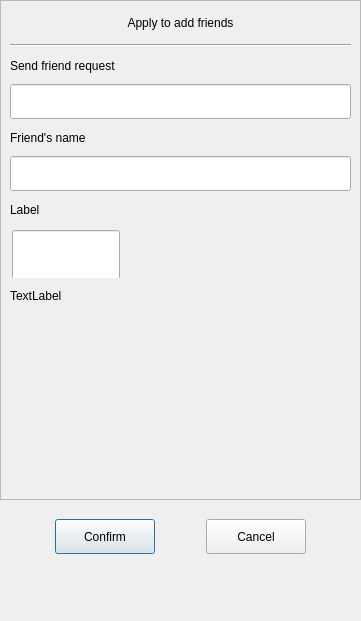
<?xml version="1.0" encoding="UTF-8"?>
<ui version="4.0">
 <class>ApplyFriend</class>
 <widget class="QDialog" name="ApplyFriend">
  <property name="geometry">
   <rect>
    <x>0</x>
    <y>0</y>
    <width>361</width>
    <height>621</height>
   </rect>
  </property>
  <property name="minimumSize">
   <size>
    <width>361</width>
    <height>621</height>
   </size>
  </property>
  <property name="maximumSize">
   <size>
    <width>361</width>
    <height>621</height>
   </size>
  </property>
  <property name="windowTitle">
   <string>Dialog</string>
  </property>
  <layout class="QVBoxLayout" name="verticalLayout">
   <property name="spacing">
    <number>0</number>
   </property>
   <property name="leftMargin">
    <number>0</number>
   </property>
   <property name="topMargin">
    <number>0</number>
   </property>
   <property name="rightMargin">
    <number>0</number>
   </property>
   <property name="bottomMargin">
    <number>0</number>
   </property>
   <item>
    <widget class="QScrollArea" name="scrollArea">
     <property name="minimumSize">
      <size>
       <width>0</width>
       <height>500</height>
      </size>
     </property>
     <property name="widgetResizable">
      <bool>true</bool>
     </property>
     <widget class="QWidget" name="scrollcontent">
      <property name="geometry">
       <rect>
        <x>0</x>
        <y>0</y>
        <width>359</width>
        <height>498</height>
       </rect>
      </property>
      <layout class="QVBoxLayout" name="verticalLayout_6">
       <property name="spacing">
        <number>0</number>
       </property>
       <property name="leftMargin">
        <number>0</number>
       </property>
       <property name="rightMargin">
        <number>0</number>
       </property>
       <item>
        <widget class="QLabel" name="apply_lb">
         <property name="minimumSize">
          <size>
           <width>0</width>
           <height>25</height>
          </size>
         </property>
         <property name="maximumSize">
          <size>
           <width>16777215</width>
           <height>25</height>
          </size>
         </property>
         <property name="text">
          <string>Apply to add friends</string>
         </property>
         <property name="alignment">
          <set>Qt::AlignCenter</set>
         </property>
        </widget>
       </item>
       <item>
        <widget class="QWidget" name="apply_wid" native="true">
         <layout class="QVBoxLayout" name="verticalLayout_2">
          <item>
           <widget class="Line" name="h_line">
            <property name="orientation">
             <enum>Qt::Horizontal</enum>
            </property>
           </widget>
          </item>
          <item>
           <widget class="QLabel" name="label">
            <property name="minimumSize">
             <size>
              <width>0</width>
              <height>25</height>
             </size>
            </property>
            <property name="maximumSize">
             <size>
              <width>16777215</width>
              <height>25</height>
             </size>
            </property>
            <property name="text">
             <string>Send friend request</string>
            </property>
           </widget>
          </item>
          <item>
           <widget class="CustomizeEdit" name="name_ed">
            <property name="minimumSize">
             <size>
              <width>0</width>
              <height>35</height>
             </size>
            </property>
            <property name="maximumSize">
             <size>
              <width>16777215</width>
              <height>35</height>
             </size>
            </property>
           </widget>
          </item>
          <item>
           <widget class="QLabel" name="label_2">
            <property name="minimumSize">
             <size>
              <width>0</width>
              <height>25</height>
             </size>
            </property>
            <property name="maximumSize">
             <size>
              <width>16777215</width>
              <height>25</height>
             </size>
            </property>
            <property name="text">
             <string>Friend's name</string>
            </property>
           </widget>
          </item>
          <item>
           <widget class="CustomizeEdit" name="back_ed">
            <property name="minimumSize">
             <size>
              <width>0</width>
              <height>35</height>
             </size>
            </property>
            <property name="maximumSize">
             <size>
              <width>16777215</width>
              <height>35</height>
             </size>
            </property>
           </widget>
          </item>
          <item>
           <widget class="QLabel" name="label_3">
            <property name="minimumSize">
             <size>
              <width>0</width>
              <height>25</height>
             </size>
            </property>
            <property name="maximumSize">
             <size>
              <width>16777215</width>
              <height>25</height>
             </size>
            </property>
            <property name="text">
             <string>Label</string>
            </property>
           </widget>
          </item>
          <item>
           <widget class="QWidget" name="lb_group_wid" native="true">
            <property name="minimumSize">
             <size>
              <width>0</width>
              <height>50</height>
             </size>
            </property>
            <layout class="QVBoxLayout" name="verticalLayout_4">
             <property name="spacing">
              <number>0</number>
             </property>
             <property name="leftMargin">
              <number>0</number>
             </property>
             <property name="topMargin">
              <number>0</number>
             </property>
             <property name="rightMargin">
              <number>0</number>
             </property>
             <property name="bottomMargin">
              <number>0</number>
             </property>
             <item>
              <widget class="QWidget" name="gridWidget" native="true">
               <property name="minimumSize">
                <size>
                 <width>0</width>
                 <height>50</height>
                </size>
               </property>
               <property name="maximumSize">
                <size>
                 <width>16777215</width>
                 <height>16777215</height>
                </size>
               </property>
               <widget class="CustomizeEdit" name="lb_ed">
                <property name="geometry">
                 <rect>
                  <x>2</x>
                  <y>2</y>
                  <width>108</width>
                  <height>50</height>
                 </rect>
                </property>
                <property name="minimumSize">
                 <size>
                  <width>0</width>
                  <height>40</height>
                 </size>
                </property>
                <property name="maximumSize">
                 <size>
                  <width>16777215</width>
                  <height>16777215</height>
                 </size>
                </property>
               </widget>
              </widget>
             </item>
             <item>
              <widget class="QWidget" name="input_tip_wid" native="true">
               <property name="minimumSize">
                <size>
                 <width>0</width>
                 <height>35</height>
                </size>
               </property>
               <layout class="QVBoxLayout" name="verticalLayout_5">
                <property name="spacing">
                 <number>0</number>
                </property>
                <property name="leftMargin">
                 <number>0</number>
                </property>
                <property name="topMargin">
                 <number>0</number>
                </property>
                <property name="rightMargin">
                 <number>0</number>
                </property>
                <property name="bottomMargin">
                 <number>0</number>
                </property>
                <item>
                 <widget class="ClickedOnceLabel" name="tip_lb">
                  <property name="text">
                   <string>TextLabel</string>
                  </property>
                  <property name="alignment">
                   <set>Qt::AlignLeading|Qt::AlignLeft|Qt::AlignVCenter</set>
                  </property>
                 </widget>
                </item>
               </layout>
              </widget>
             </item>
            </layout>
           </widget>
          </item>
          <item>
           <widget class="QWidget" name="widget" native="true">
            <property name="minimumSize">
             <size>
              <width>0</width>
              <height>60</height>
             </size>
            </property>
            <property name="maximumSize">
             <size>
              <width>16777215</width>
              <height>16777215</height>
             </size>
            </property>
            <layout class="QHBoxLayout" name="horizontalLayout">
             <property name="leftMargin">
              <number>0</number>
             </property>
             <property name="topMargin">
              <number>0</number>
             </property>
             <property name="rightMargin">
              <number>0</number>
             </property>
             <property name="bottomMargin">
              <number>0</number>
             </property>
             <item>
              <widget class="QWidget" name="lb_list" native="true">
               <property name="minimumSize">
                <size>
                 <width>287</width>
                 <height>50</height>
                </size>
               </property>
               <property name="maximumSize">
                <size>
                 <width>287</width>
                 <height>16777215</height>
                </size>
               </property>
              </widget>
             </item>
             <item>
              <widget class="QWidget" name="more_lb_wid" native="true">
               <property name="minimumSize">
                <size>
                 <width>30</width>
                 <height>0</height>
                </size>
               </property>
               <property name="maximumSize">
                <size>
                 <width>30</width>
                 <height>16777215</height>
                </size>
               </property>
               <layout class="QVBoxLayout" name="verticalLayout_3">
                <property name="leftMargin">
                 <number>2</number>
                </property>
                <property name="topMargin">
                 <number>2</number>
                </property>
                <property name="rightMargin">
                 <number>2</number>
                </property>
                <property name="bottomMargin">
                 <number>2</number>
                </property>
                <item>
                 <spacer name="verticalSpacer_2">
                  <property name="orientation">
                   <enum>Qt::Vertical</enum>
                  </property>
                  <property name="sizeHint" stdset="0">
                   <size>
                    <width>20</width>
                    <height>40</height>
                   </size>
                  </property>
                 </spacer>
                </item>
                <item>
                 <widget class="ClickedOnceLabel" name="more_lb">
                  <property name="minimumSize">
                   <size>
                    <width>25</width>
                    <height>25</height>
                   </size>
                  </property>
                  <property name="maximumSize">
                   <size>
                    <width>25</width>
                    <height>25</height>
                   </size>
                  </property>
                  <property name="text">
                   <string/>
                  </property>
                 </widget>
                </item>
                <item>
                 <spacer name="verticalSpacer_4">
                  <property name="orientation">
                   <enum>Qt::Vertical</enum>
                  </property>
                  <property name="sizeType">
                   <enum>QSizePolicy::Fixed</enum>
                  </property>
                  <property name="sizeHint" stdset="0">
                   <size>
                    <width>20</width>
                    <height>60</height>
                   </size>
                  </property>
                 </spacer>
                </item>
               </layout>
              </widget>
             </item>
            </layout>
           </widget>
          </item>
         </layout>
        </widget>
       </item>
      </layout>
     </widget>
    </widget>
   </item>
   <item>
    <spacer name="verticalSpacer_3">
     <property name="orientation">
      <enum>Qt::Vertical</enum>
     </property>
     <property name="sizeType">
      <enum>QSizePolicy::Fixed</enum>
     </property>
     <property name="sizeHint" stdset="0">
      <size>
       <width>20</width>
       <height>10</height>
      </size>
     </property>
    </spacer>
   </item>
   <item>
    <widget class="QWidget" name="apply_sure_wid" native="true">
     <property name="minimumSize">
      <size>
       <width>0</width>
       <height>50</height>
      </size>
     </property>
     <layout class="QHBoxLayout" name="horizontalLayout_2">
      <item>
       <spacer name="horizontalSpacer">
        <property name="orientation">
         <enum>Qt::Horizontal</enum>
        </property>
        <property name="sizeHint" stdset="0">
         <size>
          <width>39</width>
          <height>20</height>
         </size>
        </property>
       </spacer>
      </item>
      <item>
       <widget class="ClickedBtn" name="sure_btn">
        <property name="minimumSize">
         <size>
          <width>100</width>
          <height>35</height>
         </size>
        </property>
        <property name="maximumSize">
         <size>
          <width>100</width>
          <height>35</height>
         </size>
        </property>
        <property name="text">
         <string>Confirm</string>
        </property>
       </widget>
      </item>
      <item>
       <spacer name="horizontalSpacer_3">
        <property name="orientation">
         <enum>Qt::Horizontal</enum>
        </property>
        <property name="sizeHint" stdset="0">
         <size>
          <width>40</width>
          <height>20</height>
         </size>
        </property>
       </spacer>
      </item>
      <item>
       <widget class="ClickedBtn" name="cancel_btn">
        <property name="minimumSize">
         <size>
          <width>100</width>
          <height>35</height>
         </size>
        </property>
        <property name="maximumSize">
         <size>
          <width>16777215</width>
          <height>35</height>
         </size>
        </property>
        <property name="text">
         <string>Cancel</string>
        </property>
       </widget>
      </item>
      <item>
       <spacer name="horizontalSpacer_2">
        <property name="orientation">
         <enum>Qt::Horizontal</enum>
        </property>
        <property name="sizeHint" stdset="0">
         <size>
          <width>40</width>
          <height>20</height>
         </size>
        </property>
       </spacer>
      </item>
     </layout>
    </widget>
   </item>
   <item>
    <spacer name="verticalSpacer">
     <property name="orientation">
      <enum>Qt::Vertical</enum>
     </property>
     <property name="sizeHint" stdset="0">
      <size>
       <width>20</width>
       <height>40</height>
      </size>
     </property>
    </spacer>
   </item>
  </layout>
 </widget>
 <customwidgets>
  <customwidget>
   <class>CustomizeEdit</class>
   <extends>QLineEdit</extends>
   <header location="global">/Users/jingbx/Qt.6.0.0/workspace/Qchat/chat_src/custom_ui_wid/customize_edit.h</header>
  </customwidget>
  <customwidget>
   <class>ClickedBtn</class>
   <extends>QPushButton</extends>
   <header location="global">/Users/jingbx/Qt.6.0.0/workspace/Qchat/chat_src/custom_ui_wid/clicked_btn.h</header>
  </customwidget>
  <customwidget>
   <class>ClickedOnceLabel</class>
   <extends>QLabel</extends>
   <header location="global">/Users/jingbx/Qt.6.0.0/workspace/Qchat/chat_src/custom_ui_wid/clicked_once_label.h</header>
  </customwidget>
 </customwidgets>
 <resources/>
 <connections/>
</ui>
